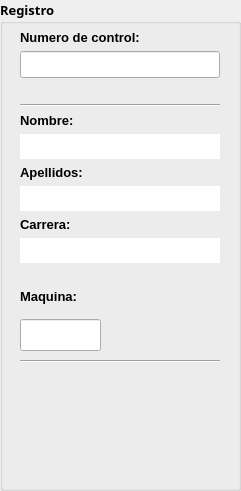
   <widget class="QGroupBox" name="groupBox">
    <property name="enabled">
     <bool>true</bool>
    </property>
    <property name="geometry">
     <rect>
      <x>580</x>
      <y>70</y>
      <width>241</width>
      <height>491</height>
     </rect>
    </property>
    <property name="sizePolicy">
     <sizepolicy hsizetype="Fixed" vsizetype="Preferred">
      <horstretch>0</horstretch>
      <verstretch>0</verstretch>
     </sizepolicy>
    </property>
    <property name="font">
     <font>
      <family>Ubuntu Mono</family>
      <pointsize>10</pointsize>
      <weight>75</weight>
      <bold>true</bold>
     </font>
    </property>
    <property name="autoFillBackground">
     <bool>false</bool>
    </property>
    <property name="title">
     <string>Registro</string>
    </property>
    <property name="flat">
     <bool>true</bool>
    </property>
    <widget class="QWidget" name="layoutWidget">
     <property name="geometry">
      <rect>
       <x>20</x>
       <y>30</y>
       <width>202</width>
       <height>253</height>
      </rect>
     </property>
     <property name="font">
      <font>
       <family>Ubuntu</family>
      </font>
     </property>
     <layout class="QVBoxLayout" name="verticalLayout">
      <property name="sizeConstraint">
       <enum>QLayout::SetFixedSize</enum>
      </property>
      <item>
       <widget class="QLabel" name="label">
        <property name="font">
         <font>
          <family>Ubuntu</family>
         </font>
        </property>
        <property name="frameShadow">
         <enum>QFrame::Plain</enum>
        </property>
        <property name="text">
         <string>Numero de control:</string>
        </property>
       </widget>
      </item>
      <item>
       <widget class="QLineEdit" name="nControl">
        <property name="sizePolicy">
         <sizepolicy hsizetype="Ignored" vsizetype="Fixed">
          <horstretch>0</horstretch>
          <verstretch>0</verstretch>
         </sizepolicy>
        </property>
        <property name="font">
         <font>
          <family>Ubuntu</family>
          <pointsize>12</pointsize>
         </font>
        </property>
        <property name="toolTip">
         <string/>
        </property>
        <property name="maxLength">
         <number>10</number>
        </property>
        <property name="alignment">
         <set>Qt::AlignCenter</set>
        </property>
       </widget>
      </item>
      <item>
       <spacer name="verticalSpacer_2">
        <property name="font">
         <font>
          <family>Ubuntu</family>
         </font>
        </property>
        <property name="orientation">
         <enum>Qt::Vertical</enum>
        </property>
        <property name="sizeHint" stdset="0">
         <size>
          <width>200</width>
          <height>20</height>
         </size>
        </property>
       </spacer>
      </item>
      <item>
       <widget class="Line" name="line">
        <property name="font">
         <font>
          <family>Ubuntu</family>
         </font>
        </property>
        <property name="orientation">
         <enum>Qt::Horizontal</enum>
        </property>
       </widget>
      </item>
      <item>
       <widget class="QLabel" name="label_2">
        <property name="font">
         <font>
          <family>Ubuntu</family>
         </font>
        </property>
        <property name="frameShadow">
         <enum>QFrame::Sunken</enum>
        </property>
        <property name="text">
         <string>Nombre:</string>
        </property>
       </widget>
      </item>
      <item>
       <widget class="QLineEdit" name="nombre">
        <property name="font">
         <font>
          <family>Ubuntu</family>
          <pointsize>12</pointsize>
         </font>
        </property>
        <property name="cursor">
         <cursorShape>ForbiddenCursor</cursorShape>
        </property>
        <property name="mouseTracking">
         <bool>true</bool>
        </property>
        <property name="focusPolicy">
         <enum>Qt::NoFocus</enum>
        </property>
        <property name="autoFillBackground">
         <bool>false</bool>
        </property>
        <property name="frame">
         <bool>false</bool>
        </property>
        <property name="readOnly">
         <bool>true</bool>
        </property>
       </widget>
      </item>
      <item>
       <widget class="QLabel" name="label_3">
        <property name="font">
         <font>
          <family>Ubuntu</family>
         </font>
        </property>
        <property name="frameShadow">
         <enum>QFrame::Sunken</enum>
        </property>
        <property name="text">
         <string>Apellidos:</string>
        </property>
       </widget>
      </item>
      <item>
       <widget class="QLineEdit" name="apellidos">
        <property name="font">
         <font>
          <family>Ubuntu</family>
          <pointsize>12</pointsize>
         </font>
        </property>
        <property name="cursor">
         <cursorShape>ForbiddenCursor</cursorShape>
        </property>
        <property name="mouseTracking">
         <bool>true</bool>
        </property>
        <property name="focusPolicy">
         <enum>Qt::NoFocus</enum>
        </property>
        <property name="autoFillBackground">
         <bool>false</bool>
        </property>
        <property name="frame">
         <bool>false</bool>
        </property>
        <property name="readOnly">
         <bool>true</bool>
        </property>
       </widget>
      </item>
      <item>
       <widget class="QLabel" name="label_5">
        <property name="font">
         <font>
          <family>Ubuntu</family>
         </font>
        </property>
        <property name="frameShadow">
         <enum>QFrame::Sunken</enum>
        </property>
        <property name="text">
         <string>Carrera:</string>
        </property>
       </widget>
      </item>
      <item>
       <widget class="QLineEdit" name="carrera">
        <property name="font">
         <font>
          <family>Ubuntu</family>
          <pointsize>12</pointsize>
         </font>
        </property>
        <property name="cursor">
         <cursorShape>ForbiddenCursor</cursorShape>
        </property>
        <property name="mouseTracking">
         <bool>true</bool>
        </property>
        <property name="focusPolicy">
         <enum>Qt::NoFocus</enum>
        </property>
        <property name="autoFillBackground">
         <bool>false</bool>
        </property>
        <property name="frame">
         <bool>false</bool>
        </property>
        <property name="readOnly">
         <bool>true</bool>
        </property>
       </widget>
      </item>
      <item>
       <spacer name="verticalSpacer_3">
        <property name="font">
         <font>
          <family>Ubuntu</family>
         </font>
        </property>
        <property name="orientation">
         <enum>Qt::Vertical</enum>
        </property>
        <property name="sizeHint" stdset="0">
         <size>
          <width>200</width>
          <height>20</height>
         </size>
        </property>
       </spacer>
      </item>
     </layout>
    </widget>
    <widget class="QWidget" name="layoutWidget">
     <property name="geometry">
      <rect>
       <x>20</x>
       <y>280</y>
       <width>81</width>
       <height>71</height>
      </rect>
     </property>
     <property name="font">
      <font>
       <family>Ubuntu</family>
      </font>
     </property>
     <layout class="QGridLayout" name="gridLayout">
      <item row="3" column="0">
       <widget class="QLineEdit" name="maquina">
        <property name="sizePolicy">
         <sizepolicy hsizetype="Ignored" vsizetype="Ignored">
          <horstretch>0</horstretch>
          <verstretch>0</verstretch>
         </sizepolicy>
        </property>
        <property name="font">
         <font>
          <family>Ubuntu</family>
          <pointsize>14</pointsize>
         </font>
        </property>
        <property name="maxLength">
         <number>2</number>
        </property>
        <property name="alignment">
         <set>Qt::AlignCenter</set>
        </property>
       </widget>
      </item>
      <item row="0" column="0">
       <widget class="QLabel" name="label_4">
        <property name="font">
         <font>
          <family>Ubuntu</family>
         </font>
        </property>
        <property name="frameShadow">
         <enum>QFrame::Sunken</enum>
        </property>
        <property name="text">
         <string>Maquina:</string>
        </property>
       </widget>
      </item>
     </layout>
    </widget>
    <widget class="Line" name="line_2">
     <property name="geometry">
      <rect>
       <x>20</x>
       <y>360</y>
       <width>200</width>
       <height>3</height>
      </rect>
     </property>
     <property name="font">
      <font>
       <family>Ubuntu</family>
      </font>
     </property>
     <property name="orientation">
      <enum>Qt::Horizontal</enum>
     </property>
    </widget>
    <widget class="QLabel" name="imagen">
     <property name="geometry">
      <rect>
       <x>60</x>
       <y>365</y>
       <width>110</width>
       <height>120</height>
      </rect>
     </property>
     <property name="font">
      <font>
       <family>Ubuntu Condensed</family>
       <pointsize>12</pointsize>
      </font>
     </property>
     <property name="text">
      <string/>
     </property>
     <property name="alignment">
      <set>Qt::AlignCenter</set>
     </property>
    </widget>
   </widget>
